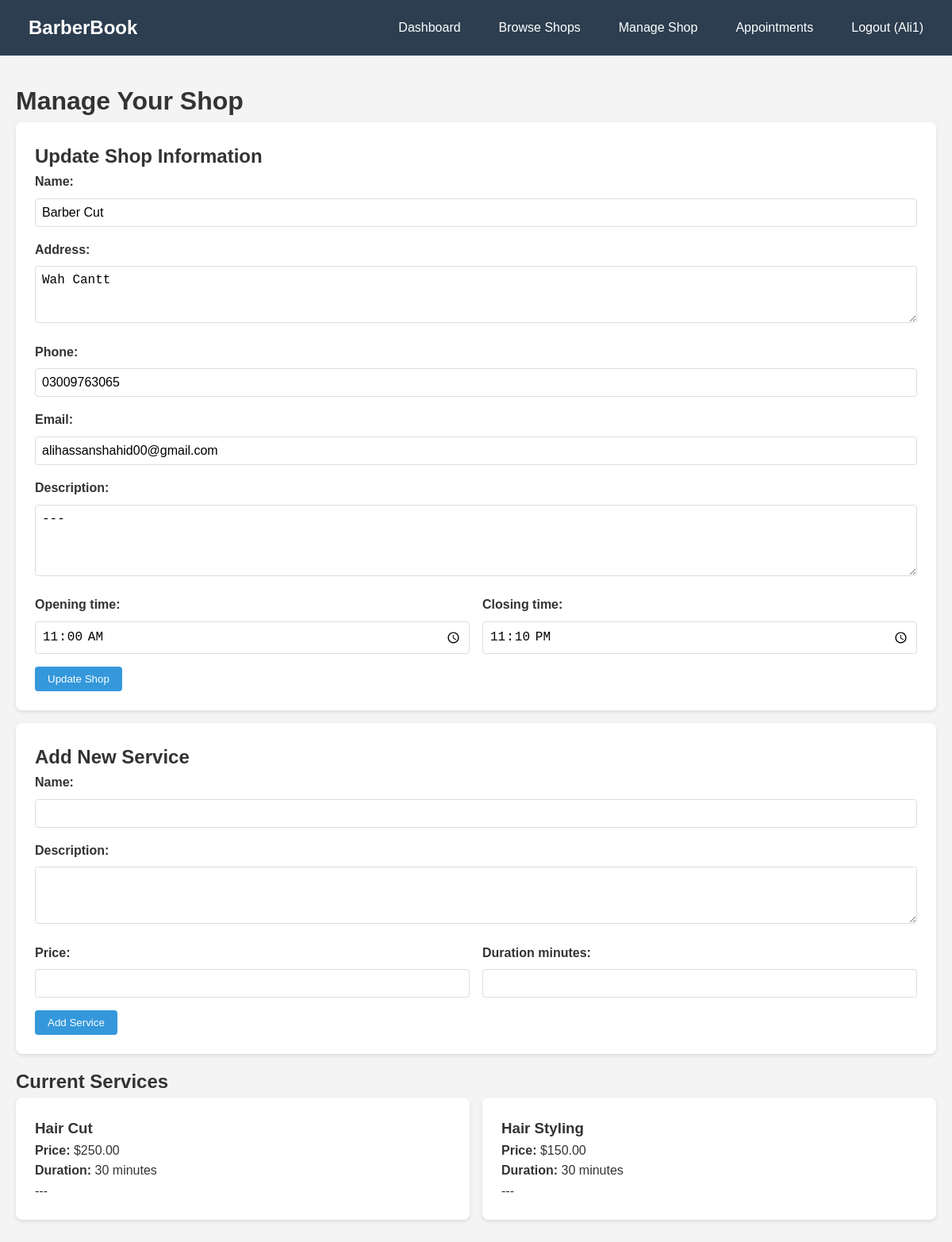
Page /manage-shop/ (signed in) on the committed database.
### barber_app/models.py (models this page shows, shortened)
class BarberShop(models.Model):
    owner = models.ForeignKey(User, on_delete=models.CASCADE)
    name = models.CharField(max_length=100)
    address = models.TextField()
    phone = models.CharField(max_length=15)
    email = models.EmailField()
    description = models.TextField(blank=True)
    opening_time = models.TimeField()
    closing_time = models.TimeField()
    created_at = models.DateTimeField(auto_now_add=True)

class Service(models.Model):
    shop = models.ForeignKey(BarberShop, on_delete=models.CASCADE, related_name='services')
    name = models.CharField(max_length=100)
    description = models.TextField(blank=True)
    price = models.DecimalField(max_digits=8, decimal_places=2)
    duration_minutes = models.IntegerField(validators=[MinValueValidator(15), MaxValueValidator(300)])

### barber_app/views.py (the view, shortened to what this page needs)
# urls.py: path('manage-shop/', views.manage_shop, name='manage_shop'),
@login_required
def manage_shop(request):
    try:
        profile = request.user.userprofile
        if profile.user_type != 'shop_owner':
            messages.error(request, 'Access denied.')
            return redirect('dashboard')
    except UserProfile.DoesNotExist:
        return redirect('home')
    try:
        shop = BarberShop.objects.get(owner=request.user)
        shop_form = BarberShopForm(instance=shop)
    except BarberShop.DoesNotExist:
        shop = None
        shop_form = BarberShopForm()
    service_form = ServiceForm()
    services = shop.services.all() if shop else []
    return render(request, 'dashboard/manage_shop.html', {
        'shop': shop,
        'shop_form': shop_form,
        'service_form': service_form,
        'services': services
    })

### barber_app/forms.py
class BarberShopForm(forms.ModelForm):
    class Meta:
        model = BarberShop
        fields = ['name', 'address', 'phone', 'email', 'description', 'opening_time', 'closing_time']
        widgets = {
            'opening_time': forms.TimeInput(attrs={'type': 'time'}),
            'closing_time': forms.TimeInput(attrs={'type': 'time'}),
            'description': forms.Textarea(attrs={'rows': 4}),
            'address': forms.Textarea(attrs={'rows': 3}),
        }

class ServiceForm(forms.ModelForm):
    class Meta:
        model = Service
        fields = ['name', 'description', 'price', 'duration_minutes']
        widgets = {
            'description': forms.Textarea(attrs={'rows': 3}),
        }

### templates/dashboard/manage_shop.html (shortened to what this page needs)
{% extends 'base.html' %}
{% block content %}
<h1>Manage Your Shop</h1>
<div class="card">
    <h2>{% if shop %}Update{% else %}Create{% endif %} Shop Information</h2>
    <form method="post">
        <div class="form-group">
            <label>{{ shop_form.name.label_tag }}</label>
            {{ shop_form.name }}
        </div>
        <div class="form-group">
            <label>{{ shop_form.address.label_tag }}</label>
            {{ shop_form.address }}
        </div>
        <div class="form-group">
            <label>{{ shop_form.phone.label_tag }}</label>
            {{ shop_form.phone }}
        </div>
        <div class="form-group">
            <label>{{ shop_form.email.label_tag }}</label>
            {{ shop_form.email }}
        </div>
        <div class="form-group">
            <label>{{ shop_form.description.label_tag }}</label>
            {{ shop_form.description }}
        </div>
        <div style="display: grid; grid-template-columns: 1fr 1fr; gap: 1rem;">
            <div class="form-group">
                <label>{{ shop_form.opening_time.label_tag }}</label>
                {{ shop_form.opening_time }}
            </div>
            <div class="form-group">
                <label>{{ shop_form.closing_time.label_tag }}</label>
                {{ shop_form.closing_time }}
            </div>
        </div>
        <button type="submit" class="btn">{% if shop %}Update{% else %}Create{% endif %} Shop</button>
    </form>
</div>
{% if shop %}
<div class="card">
    <h2>Add New Service</h2>
    <form method="post">
        <div class="form-group">
            <label>{{ service_form.name.label_tag }}</label>
            {{ service_form.name }}
        </div>
        <div class="form-group">
            <label>{{ service_form.description.label_tag }}</label>
            {{ service_form.description }}
        </div>
        <div style="display: grid; grid-template-columns: 1fr 1fr; gap: 1rem;">
            <div class="form-group">
                <label>{{ service_form.price.label_tag }}</label>
                {{ service_form.price }}
            </div>
            <div class="form-group">
                <label>{{ service_form.duration_minutes.label_tag }}</label>
                {{ service_form.duration_minutes }}
            </div>
        </div>
        <button type="submit" class="btn">Add Service</button>
    </form>
</div>
<h2>Current Services</h2>
{% if services %}
<div class="grid">
    {% for service in services %}
    <div class="card">
        <h3>{{ service.name }}</h3>
        <p><strong>Price:</strong> ${{ service.price }}</p>
        <p><strong>Duration:</strong> {{ service.duration_minutes }} minutes</p>
        {% if service.description %}
        <p>{{ service.description }}</p>
        {% endif %}
    </div>
    {% endfor %}
</div>
{% else %}
<div class="card">
    <p>No services added yet. Add your first service above!</p>
</div>
{% endif %}
{% endif %}
{% endblock %}

### templates/base.html (shortened to what this page needs)
<!DOCTYPE html>
<html lang="en">
<head>
</head>
<body>
    <header>
        <nav class="container">
            <h1><a href="{% url 'home' %}" style="color: white; text-decoration: none;">BarberBook</a></h1>
            <ul>
                {% if user.is_authenticated %}
                <li><a href="{% url 'dashboard' %}">Dashboard</a></li>
                <li><a href="{% url 'shop_list' %}">Browse Shops</a></li>
                {% if user.userprofile.user_type == 'customer' %}
                <li><a href="{% url 'my_appointments' %}">My Appointments</a></li>
                {% else %}
                <li><a href="{% url 'manage_shop' %}">Manage Shop</a></li>
                <li><a href="{% url 'shop_appointments' %}">Appointments</a></li>
                {% endif %}
                <li><a href="{% url 'logout' %}">Logout ({{ user.username }})</a></li>
                {% else %}
                <li><a href="{% url 'shop_list' %}">Browse Shops</a></li>
                <li><a href="{% url 'login' %}">Login</a></li>
                <li><a href="{% url 'register' %}">Register</a></li>
                {% endif %}
            </ul>
        </nav>
    </header>
    <main class="container">
        {% block content %}
        {% endblock %}
    </main>
</body>
</html>

### templates/base.html (style rules this page uses)
* { margin: 0; padding: 0; box-sizing: border-box; }
body { font-family: Arial, sans-serif; line-height: 1.6; color: #333; background-color: #f4f4f4; }
.container { max-width: 1200px; margin: 0 auto; padding: 0 20px; }
header { background: #2c3e50; color: white; padding: 1rem 0; margin-bottom: 2rem; }
nav { display: flex; justify-content: space-between; align-items: center; }
nav h1 { font-size: 1.5rem; }
nav ul { list-style: none; display: flex; gap: 1rem; }
nav a { color: white; text-decoration: none; padding: 0.5rem 1rem; border-radius: 4px; transition: background 0.3s; }
.btn { display: inline-block; background: #3498db; color: white; padding: 0.5rem 1rem; text-decoration: none; border-radius: 4px; border: none; cursor: pointer; transition: background 0.3s; }
.card { background: white; padding: 1.5rem; border-radius: 8px; box-shadow: 0 2px 5px rgba(0, 0, 0, 0.1); margin-bottom: 1rem; }
.form-group { margin-bottom: 1rem; }
label { display: block; margin-bottom: 0.5rem; font-weight: bold; }
input, textarea, select { width: 100%; padding: 0.5rem; border: 1px solid #ddd; border-radius: 4px; font-size: 1rem; }
.grid { display: grid; grid-template-columns: repeat(auto-fit, minmax(300px, 1fr)); gap: 1rem; margin-bottom: 2rem; }

### rows in the picture
BarberShop: name "Barber Cut", address "Wah Cantt", phone "03009763065", email "alihassanshahid00@gmail.com", description "---", opening_time "11:00:00", closing_time "23:10:00"
Service: name "Hair Cut", price "250.00", duration_minutes "30", description "---"
Service: name "Hair Styling", price "150.00", duration_minutes "30", description "---"

### other values in the picture
{{ user.username }} "Ali1"
{{ shop_form.name.label_tag }} "Name:"
{{ shop_form.address.label_tag }} "Address:"
{{ shop_form.phone.label_tag }} "Phone:"
{{ shop_form.email.label_tag }} "Email:"
{{ shop_form.description.label_tag }} "Description:"
{{ shop_form.opening_time.label_tag }} "Opening time:"
{{ shop_form.closing_time.label_tag }} "Closing time:"
{{ service_form.name.label_tag }} "Name:"
{{ service_form.description.label_tag }} "Description:"
{{ service_form.price.label_tag }} "Price:"
{{ service_form.duration_minutes.label_tag }} "Duration minutes:"
